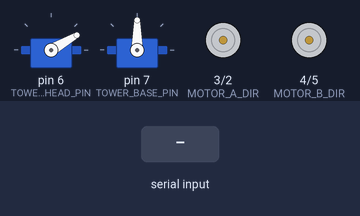
Bench run of a sketch on a simulated Arduino Uno, built with avr-gcc and run on an emulated ATmega328P. On the bench: 2 × servo, direction and speed pins drawn as motors (green arrow = direction pin HIGH = forward, orange = LOW = backward, longer = more drive). The inputs (shaded band) are chosen by the test bench. What the sketch prints to the serial monitor is not drawn.

Above: at 1.2 s.
1.3 s: "1" received over Serial
At 3.5 s:
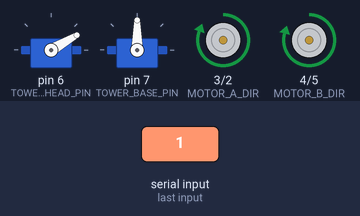
3.9 s: "2" received over Serial
At 5.5 s:
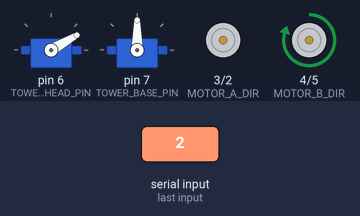
6.5 s: "4" received over Serial
At 8.7 s:
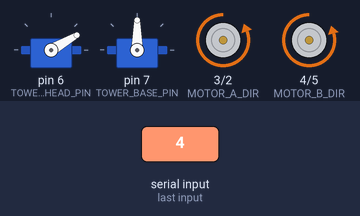
9.1 s: "5" received over Serial
At 10.0 s:
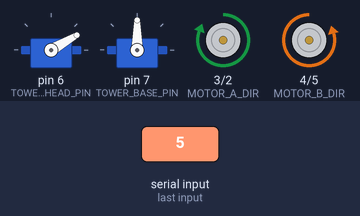
10.7 s: "6" received over Serial
At 11.2 s:
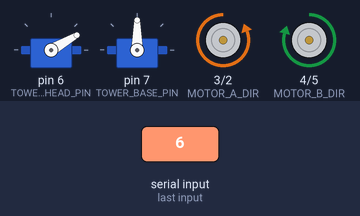
12.3 s: "7" received over Serial
At 13.6 s:
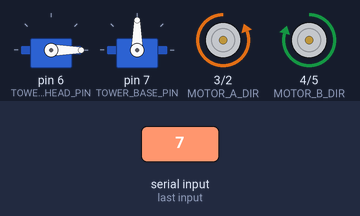
Timing chart, 0 to 14.9 s (numbered marks = the images above; inputs shaded):
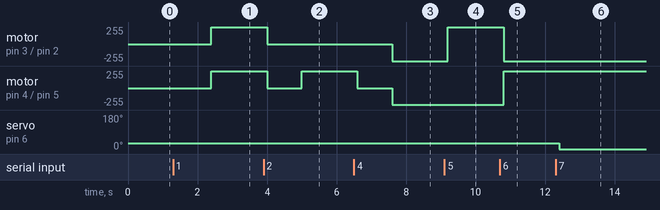

The sketch:

platform_motors.ino
```cpp
// wired connections
#define HG7881_A_IA 2  // D8 --> Motor A Input A --> MOTOR A +
#define HG7881_A_IB 3  // D9 --> Motor A Input B --> MOTOR A -
#define HG7881_B_IA 5 // D10 --> Motor B Input A --> MOTOR B +
#define HG7881_B_IB 4 // D11 --> Motor B Input B --> MOTOR B -

// functional connections
#define MOTOR_A_PWM HG7881_A_IA // Motor A PWM Speed
#define MOTOR_A_DIR HG7881_A_IB // Motor A Direction
#define MOTOR_B_PWM HG7881_B_IA // Motor B PWM Speed
#define MOTOR_B_DIR HG7881_B_IB // Motor B Direction

// the actual values for "fast" and "slow" depend on the motor
#define PWM_SLOW 50  // arbitrary slow speed PWM duty cycle
#define PWM_FAST 250 // arbitrary fast speed PWM duty cycle
#define DIR_DELAY 1000 // brief delay for abrupt motor changes

#define TOWER_HEAD_PIN 6
#define TOWER_BASE_PIN 7

#include <Servo.h>

Servo upperServo; // верхня часть башни (вниз-вверх)
Servo bottomServo; // основа башни(влево-вправо)
int vAngle = 0;
int hAngle = 0;


void setup()
{
  Serial.begin( 9600 );

  pinMode( MOTOR_A_DIR, OUTPUT );
  pinMode( MOTOR_A_PWM, OUTPUT );

  digitalWrite( MOTOR_A_DIR, LOW );
  digitalWrite( MOTOR_A_PWM, LOW );

  pinMode( MOTOR_B_DIR, OUTPUT );
  pinMode( MOTOR_B_PWM, OUTPUT );

  digitalWrite( MOTOR_B_DIR, LOW );
  digitalWrite( MOTOR_B_PWM, LOW );

  upperServo.attach(TOWER_HEAD_PIN);
  upperServo.write(30);

  bottomServo.attach(TOWER_BASE_PIN);
  bottomServo.write(90);

}


void forward_left_wheel(int speed) {
  digitalWrite( MOTOR_A_DIR, HIGH ); // вперед
  analogWrite( MOTOR_A_PWM, speed );
}

void backward_left_wheel(int speed) {
  digitalWrite( MOTOR_A_DIR, LOW ); // назад
  analogWrite( MOTOR_A_PWM, speed );
}

void forward_right_wheel(int speed) {
  digitalWrite( MOTOR_B_DIR, HIGH ); // вперед
  analogWrite( MOTOR_B_PWM, speed );
}

void backward_right_wheel(int speed) {
  digitalWrite( MOTOR_B_DIR, LOW ); // назад
  analogWrite( MOTOR_B_PWM, speed );
}


void stop_all_wheels() {
  // остановка всех двигателей
  digitalWrite( MOTOR_A_DIR, LOW );
  digitalWrite( MOTOR_A_PWM, LOW );
  digitalWrite( MOTOR_B_DIR, LOW );
  digitalWrite( MOTOR_B_PWM, LOW );
  // ждем остановки двигателей
  delay( DIR_DELAY );
}

void fast_forward() {
  stop_all_wheels();
  // включаем двигатели согласно команде
  forward_left_wheel(PWM_FAST);
  forward_right_wheel(PWM_FAST);
}

void forward() {
  stop_all_wheels();
  // включаем двигатели согласно команде
  forward_left_wheel(PWM_SLOW);
  forward_right_wheel(PWM_SLOW);
}

void backward() {
  stop_all_wheels();
  forward_left_wheel(PWM_SLOW);
  forward_right_wheel(PWM_SLOW);
}

void fast_backward() {
  stop_all_wheels();
  backward_left_wheel(PWM_FAST);
  backward_right_wheel(PWM_FAST);
}

void turn_left_wheels() {
  forward_left_wheel(PWM_FAST);
  backward_right_wheel(PWM_FAST);
}

void turn_right_wheels() {
  backward_left_wheel(PWM_FAST);
  forward_right_wheel(PWM_FAST);
}

void turn_tower_left() {
  hAngle += 20;
  turnLeftAndRight(hAngle);
}

void turn_tower_right() {
  hAngle -= 20;
  turnLeftAndRight(hAngle);
}

void turn_tower_up() {
  vAngle -= 20;
  turnUpAndDown(vAngle);

}

void turn_tower_down() {
  vAngle += 20;
  turnUpAndDown(vAngle);

}


/**
 * Normalizing angle to [0;180]
 */
int normalizeAngle(int x) {
  int angle = x;
  if (x > 180) {
    angle = 180;
  }
  if (x < 0) {
    angle = 0;
  }
  return angle;
}


// turns head left
void turnLeftAndRight(int angle) {
    int fixedAngle = normalizeAngle(angle);
    hAngle = fixedAngle;
    bottomServo.write(hAngle);
    //delay(50);
}


// turns head up
void turnUpAndDown(int angle) {

    int fixedAngle = normalizeAngle(angle);
    if(fixedAngle > 130) {
      fixedAngle = 130;
    }
    vAngle = fixedAngle;
    upperServo.write(vAngle);
    //delay(50);
}


void print_menu() {
  // draw a menu on the serial port
  Serial.println( "-----------------------------" );
  Serial.println( "MENU:" );
  Serial.println( "1) Fast forward" );
  Serial.println( "2) Forward" );
  Serial.println( "3) Soft stop (coast)" );
  Serial.println( "4) Reverse" );
  Serial.println( "5) Turn left" );
  Serial.println( "6) Turn right" );
  Serial.println( "7) Turn up" );
  Serial.println( "8) Turn down" );
  Serial.println( "-----------------------------" );
}


void loop() {
  boolean isValidInput; // флаг что команда корректная
  print_menu();

  do
  {
    byte c;

    // get the next character from the serial port
    Serial.print( "?" );

    while( !Serial.available() )
      ; // Ждем пока что-то есть в буфере

    c = Serial.read();
    Serial.print(c);
    delay(100); // даем время буферу заполнится
    Serial.print(c);
    // Определяем какая опция выбрана
    switch( c )
    {
      case '1': // 1) Fast forward
        fast_forward();
        isValidInput = true;// команда была правильно разобрана и выполнена
        break;

      case '2': // 2) Forward
        forward();
        isValidInput = true;
        break;

      case '3': // 3) Soft stop (preferred)
        stop_all_wheels();
        isValidInput = true;
        break;

      case '4': // 4) rev
        fast_backward();
        isValidInput = true;
        break;

      case '5': // 4) turn left
        turn_left_wheels();

        isValidInput = true;
        break;

      case '6': // 4) turn right
        turn_right_wheels();
        isValidInput = true;
        break;

      case '7': // 4) turn up
        turn_tower_up();
        isValidInput = true;
        break;

      case '8': // 4) turn down
        turn_tower_down();
        isValidInput = true;
        break;
      case '9': // 4) turn left head
        turn_tower_left();
        isValidInput = true;
        break;
      case '0': // 4) turn left head
        turn_tower_right();
        isValidInput = true;
        break;

      default:
        // wrong character! display the menu again!
        isValidInput = false;
        Serial.println("Error");
        break;
    }
  } while( isValidInput == true );
  // repeat the main loop and redraw the menu...

}
```

Measured:
- after the input at 1.3 s, motor on pin 3 (MOTOR_A_DIR) / pin 2 (MOTOR_A_PWM): stopped → forward 255/255 after 1.1 s; motor on pin 4 (MOTOR_B_DIR) / pin 5 (MOTOR_B_PWM): stopped → forward 250/255 after 1.1 s
- after the input at 3.9 s, motor on pin 3 (MOTOR_A_DIR) / pin 2 (MOTOR_A_PWM): forward 255/255 → stopped after 0.10 s; motor on pin 4 (MOTOR_B_DIR) / pin 5 (MOTOR_B_PWM): forward 250/255 → stopped after 0.10 s, → forward 250/255 1.0 s later
- after the input at 6.5 s, motor on pin 3 (MOTOR_A_DIR) / pin 2 (MOTOR_A_PWM): stopped → backward 255/255 after 1.1 s; motor on pin 4 (MOTOR_B_DIR) / pin 5 (MOTOR_B_PWM): forward 250/255 → stopped after 0.10 s, → backward 250/255 1.0 s later
- after the input at 9.1 s, motor on pin 3 (MOTOR_A_DIR) / pin 2 (MOTOR_A_PWM): backward 255/255 → forward 255/255 after 0.10 s
- after the input at 10.7 s, motor on pin 3 (MOTOR_A_DIR) / pin 2 (MOTOR_A_PWM): forward 255/255 → backward 255/255 after 0.10 s; motor on pin 4 (MOTOR_B_DIR) / pin 5 (MOTOR_B_PWM): backward 250/255 → forward 250/255 after 0.10 s
- after the input at 12.3 s, servo on pin 6 (TOWER_HEAD_PIN): 30° → 0° after 0.10 s
